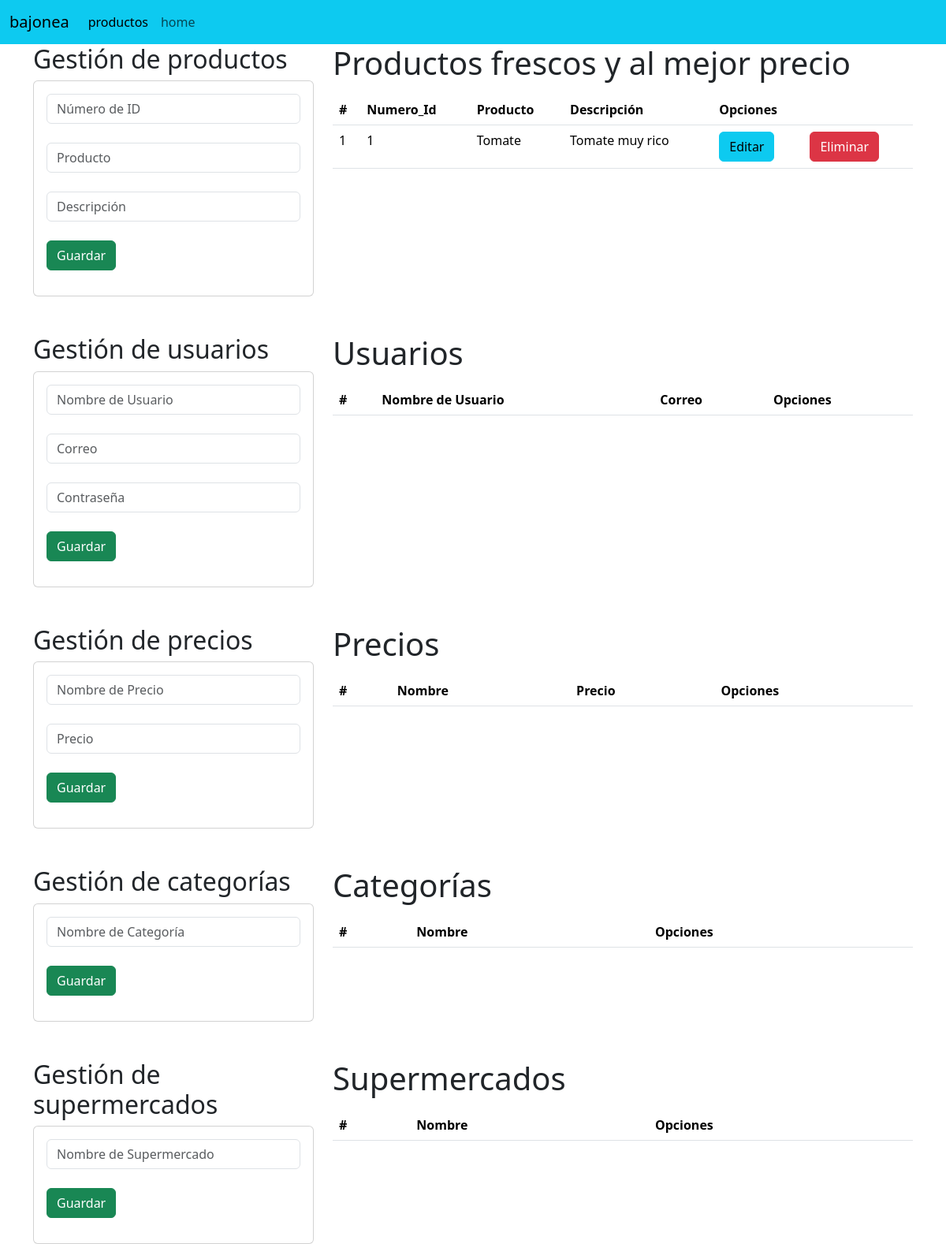
The app's page /producto1/ with its own data.
### usuario/models.py (models this page shows, shortened)
class Producto(models.Model):
    ID_Producto = models.PositiveIntegerField(primary_key=True, unique=True, verbose_name='ID')
    Nombre_Produc = models.CharField(max_length=50, unique=True, verbose_name='Nombre Producto')
    Descripción = models.CharField(max_length=100, unique=True)

### usuario/views.py (the view)
# urls.py: path('producto1/', producto1, name='producto1'),
def producto1(request):
    ProductoListados = Producto.objects.all()
    return render(request, 'usuario/producto1.html', {"Producto": ProductoListados})

### usuario/templates/usuario/producto1.html (shortened to what this page needs)
{% extends "./base.html" %}
{% block body %}
<div class="row">
    <div class="col-sm-12 col-md-6 col-lg-4 col-xl-4">
        <h2>Gestión de productos</h2>
        <div class="card">
            <div class="card-body">
                <form action="{% url 'registrarproducto' %}" method="POST">{% csrf_token %}
                    <div class="form-group">
                        <input type="text" id="txtNumero_Id" name="txtNumero_Id" class="form-control" placeholder="Número de ID" minlength="1" maxlength="10" required>
                    </div>
                    <br>
                    <div class="form-group">
                        <input type="text" id="txtproducto" name="txtproducto" class="form-control" placeholder="Producto" minlength="1" maxlength="10" required>
                    </div>
                    <br>
                    <div class="form-group">
                        <input type="text" id="txtdescripcion" name="txtdescripcion" class="form-control" placeholder="Descripción" minlength="1" maxlength="50" required>
                    </div>
                    <br>
                    <div class="form-group">
                        <button type="submit" class="btn btn-success btn-block text-white">Guardar</button>
                    </div>
                </form>
            </div>
        </div>
    </div>
    <div class="col-sm-12 col-md-6 col-lg-8 col-xl-8">
        <h1>Productos frescos y al mejor precio</h1>
        <div class="table-responsive py-2">
            <table class="table table-responsive">
                <thead>
                    <tr>
                        <th>#</th>
                        <th>Numero_Id</th>
                        <th>Producto</th>
                        <th>Descripción</th>
                        <th colspan="2">Opciones</th>
                    </tr>
                </thead>
                <tbody>
                    {% for p in Producto %}
                    <tr>
                        <td>{{ forloop.counter }}</td>
                        <td>{{ p.ID_Producto }}</td>
                        <td>{{ p.Nombre_Produc }}</td>
                        <td>{{ p.Descripción }}</td>
                        <td><a href="{% url 'editarproducto' p.ID_Producto %}" class="btn btn-info">Editar</a></td>
                        <td><a href="{% url 'eliminarproducto' p.ID_Producto %}" class="btn btn-danger btnEliminacion">Eliminar</a></td>
                    </tr>
                    {% endfor %}
                </tbody>
            </table>
        </div>
    </div>
</div>
<div class="row mt-5">
    <div class="col-sm-12 col-md-6 col-lg-4 col-xl-4">
        <h2>Gestión de usuarios</h2>
        <div class="card">
            <div class="card-body">
                <form action="{% url 'usuario_create' %}" method="POST">{% csrf_token %}
                    <div class="form-group">
                        <input type="text" id="txtNombre_User" name="txtNombre_User" class="form-control" placeholder="Nombre de Usuario" minlength="1" maxlength="50" required>
                    </div>
                    <br>
                    <div class="form-group">
                        <input type="email" id="txtCorreo" name="txtCorreo" class="form-control" placeholder="Correo" minlength="1" maxlength="50" required>
                    </div>
                    <br>
                    <div class="form-group">
                        <input type="password" id="txtContraseña" name="txtContraseña" class="form-control" placeholder="Contraseña" minlength="1" maxlength="50" required>
                    </div>
                    <br>
                    <div class="form-group">
                        <button type="submit" class="btn btn-success btn-block text-white">Guardar</button>
                    </div>
                </form>
            </div>
        </div>
    </div>
    <div class="col-sm-12 col-md-6 col-lg-8 col-xl-8">
        <h1>Usuarios</h1>
        <div class="table-responsive py-2">
            <table class="table table-responsive">
                <thead>
                    <tr>
                        <th>#</th>
                        <th>Nombre de Usuario</th>
                        <th>Correo</th>
                        <th colspan="2">Opciones</th>
                    </tr>
                </thead>
            </table>
        </div>
    </div>
</div>
<div class="row mt-5">
    <div class="col-sm-12 col-md-6 col-lg-4 col-xl-4">
        <h2>Gestión de precios</h2>
        <div class="card">
            <div class="card-body">
                <form action="{% url 'precio_create' %}" method="POST">{% csrf_token %}
                    <div class="form-group">
                        <input type="text" id="txtNombre_Precio" name="txtNombre_Precio" class="form-control" placeholder="Nombre de Precio" minlength="1" maxlength="50" required>
                    </div>
                    <br>
                    <div class="form-group">
                        <input type="number" id="txtPrecio" name="txtPrecio" class="form-control" placeholder="Precio" required>
                    </div>
                    <br>
                    <div class="form-group">
                        <button type="submit" class="btn btn-success btn-block text-white">Guardar</button>
                    </div>
                </form>
            </div>
        </div>
    </div>
    <div class="col-sm-12 col-md-6 col-lg-8 col-xl-8">
        <h1>Precios</h1>
        <div class="table-responsive py-2">
            <table class="table table-responsive">
                <thead>
                    <tr>
                        <th>#</th>
                        <th>Nombre</th>
                        <th>Precio</th>
                        <th colspan="2">Opciones</th>
                    </tr>
                </thead>
            </table>
        </div>
    </div>
</div>
<div class="row mt-5">
    <div class="col-sm-12 col-md-6 col-lg-4 col-xl-4">
        <h2>Gestión de categorías</h2>
        <div class="card">
            <div class="card-body">
                <form action="{% url 'categoria_create' %}" method="POST">{% csrf_token %}
                    <div class="form-group">
                        <input type="text" id="txtNombre_Categoria" name="txtNombre_Categoria" class="form-control" placeholder="Nombre de Categoría" minlength="1" maxlength="50" required>
                    </div>
                    <br>
                    <div class="form-group">
                        <button type="submit" class="btn btn-success btn-block text-white">Guardar</button>
                    </div>
                </form>
            </div>
        </div>
    </div>
    <div class="col-sm-12 col-md-6 col-lg-8 col-xl-8">
        <h1>Categorías</h1>
        <div class="table-responsive py-2">
            <table class="table table-responsive">
                <thead>
                    <tr>
                        <th>#</th>
                        <th>Nombre</th>
                        <th colspan="2">Opciones</th>
                    </tr>
                </thead>
            </table>
        </div>
    </div>
</div>
<div class="row mt-5">
    <div class="col-sm-12 col-md-6 col-lg-4 col-xl-4">
        <h2>Gestión de supermercados</h2>
        <div class="card">
            <div class="card-body">
                <form action="{% url 'supermercado_create' %}" method="POST">{% csrf_token %}
                    <div class="form-group">
                        <input type="text" id="txtNombre_Supermercado" name="txtNombre_Supermercado" class="form-control" placeholder="Nombre de Supermercado" minlength="1" maxlength="50" required>
                    </div>
                    <br>
                    <div class="form-group">
                        <button type="submit" class="btn btn-success btn-block text-white">Guardar</button>
                    </div>
                </form>
            </div>
        </div>
    </div>
    <div class="col-sm-12 col-md-6 col-lg-8 col-xl-8">
        <h1>Supermercados</h1>
        <div class="table-responsive py-2">
            <table class="table table-responsive">
                <thead>
                    <tr>
                        <th>#</th>
                        <th>Nombre</th>
                        <th colspan="2">Opciones</th>
                    </tr>
                </thead>
            </table>
        </div>
    </div>
</div>
{% endblock %}

### records on screen
Producto: ID_Producto "1", Nombre_Produc "Tomate", Descripción "Tomate muy rico"
